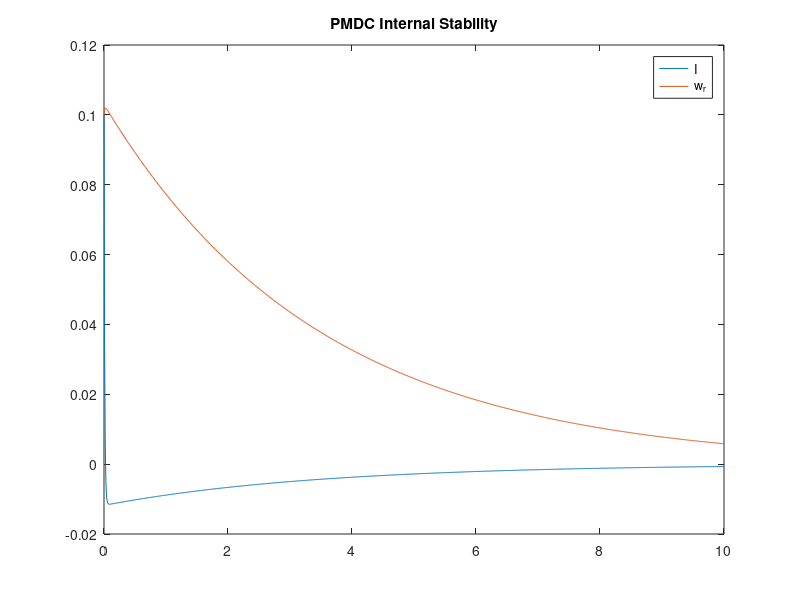

Write the MATLAB code that produced this figure.
J = 0.5215;
Kb = 1.28;
Kt = 1.28;
B = 0.002953;
Ra = 11.2;
La = 0.1215;

A = [-Ra/La -Kb/La;Kt/J -B/J];
B = [1/La;0];
C = [0 1];
D = 0;

Cab = [B A*B];
rank_Cab=rank(Cab)

Oac = [C;C*A];
rank_Oac = rank(Oac)

% Internal Stability Test
time = 0:0.01:10;
[t_max] = size(time);
x = [0.1;0.1];
z_out = zeros([2,t_max(2)]);

% Internal Stability Equation
for t = 1:t_max(2)
z = expm(A*(time(t)))*x;
z_out(1,t) = z(1);
z_out(2,t) = z(2);
end

% Plot
figure(1)
plot(time,z_out);
legend("I","w_r","Location","northeast");
title('PMDC Internal Stability');